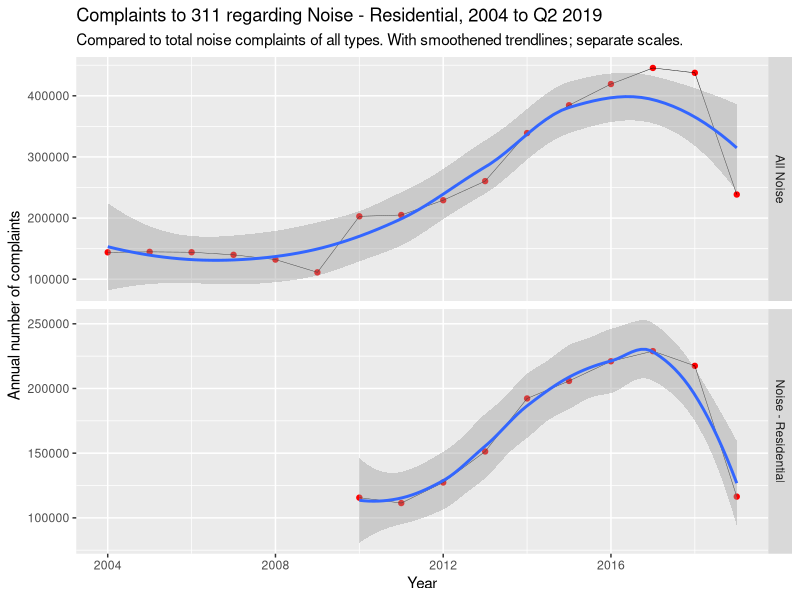
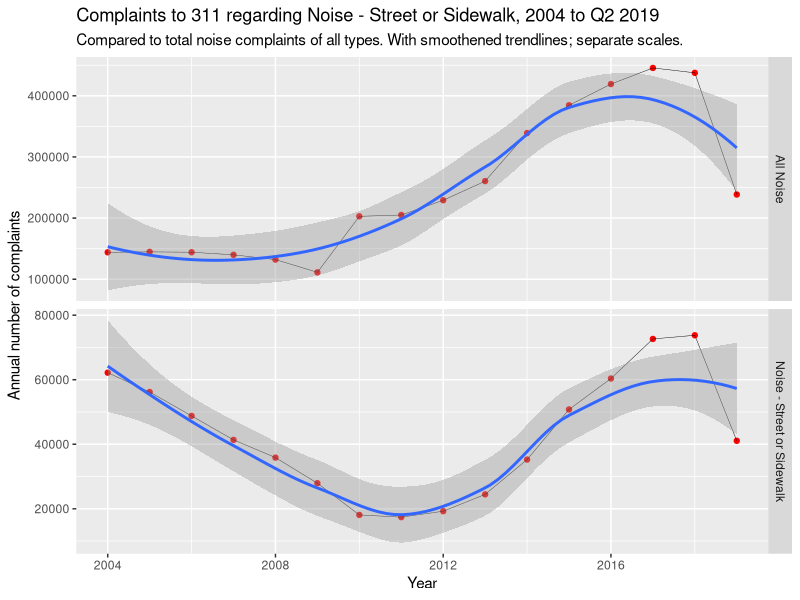
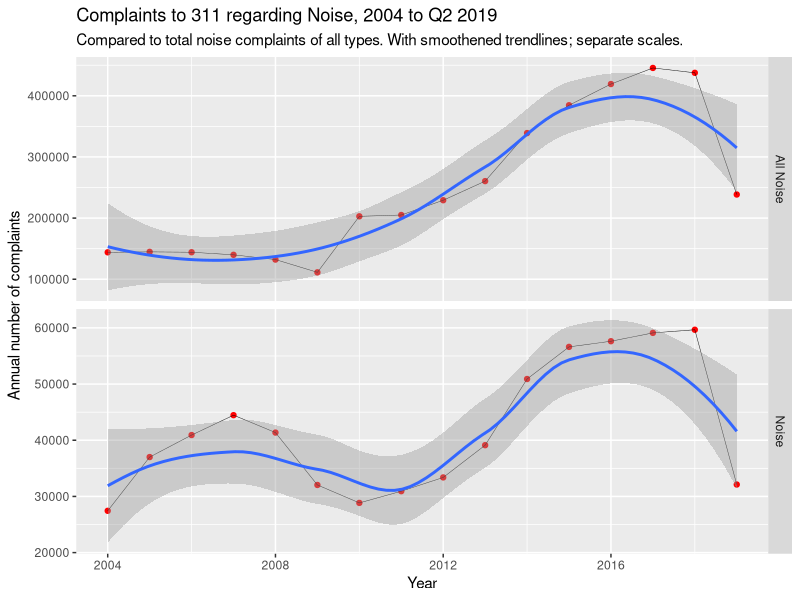
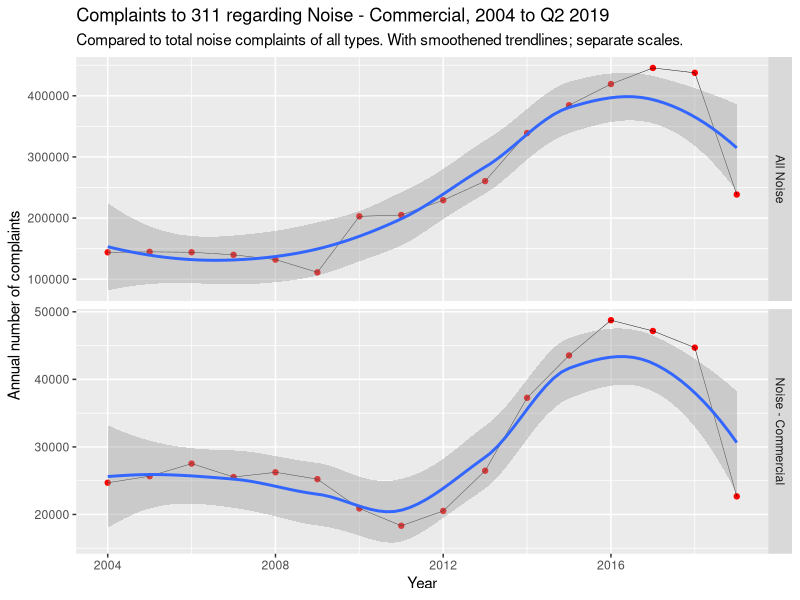
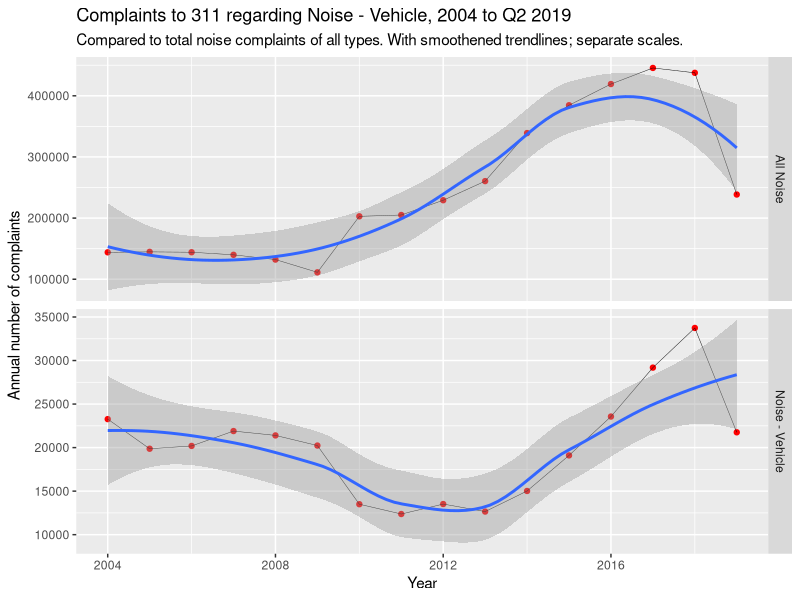
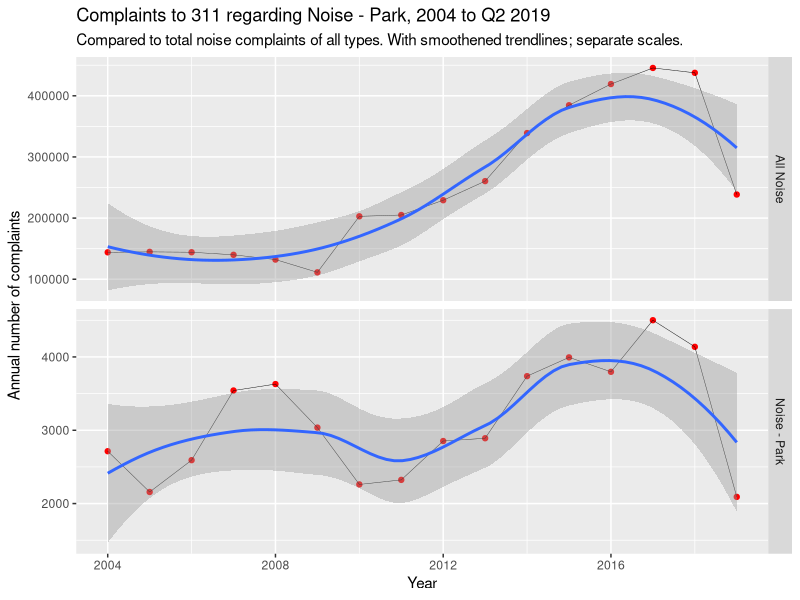
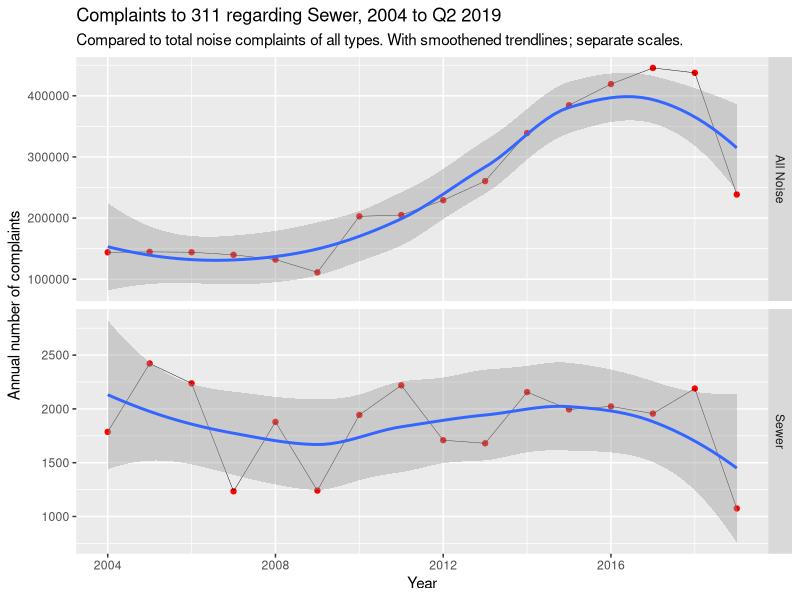
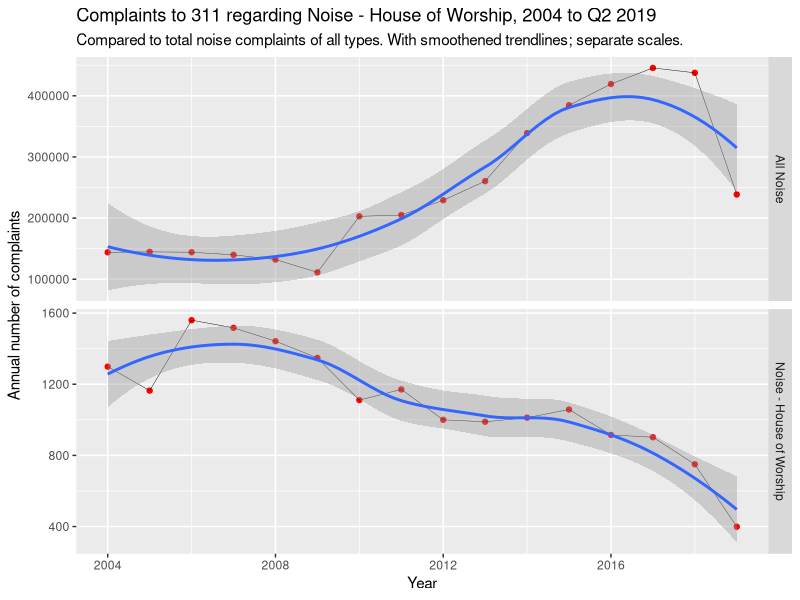

Write the R code that produced these figures, in order.
# Compare individual types of Noise with total noise

library(data.table)
library(ggplot2)
options(scipen = 100, digits = 10)

noiseType_Year <- fread("noiseType_Year.csv") 

# Compute "All Noise" totals for use in comparison graphs. BEFORE pruning types less than 1% of total as below. Total now 'cos "All Noise" is added as a Complaint.Type and will double total complaints in consideration.
x <- noiseType_Year[, .(Complaint.Type = "All Noise", N = sum(N)), by = Year]

# Omit "Complaint.Type" less than 1% of total. Or whatever percentage.
noiseType_Year <- 
  noiseType_Year[Complaint.Type %in% 
                   noiseType_Year[, sum(N), by = Complaint.Type][order(V1)][cumsum(V1) >= (sum(V1)*.01), ][,Complaint.Type], ]

# Add "All Noise" totals from x above
noiseType_Year <- rbind(noiseType_Year, x)
rm(x)

# Replace "/ " in Complaint.Type "Noise - Street/Sidewalk" (throws error in ggplot) 
noiseType_Year$Complaint.Type <- factor(gsub("/", " or ", noiseType_Year$Complaint.Type))

# PNG loop - compare noise types with All Noise ----

# Need to exclude All Noise vs All Noise in for loop

for (i in unique(noiseType_Year$Complaint.Type)) {
  ggsave(
    paste0("noiseType_", i, "_v_AllNoise.png"),
    ggplot(
      data = noiseType_Year[Complaint.Type == paste0(i, "|All Noise")],
      mapping = aes(x = Year, y = N, group = Complaint.Type)
    ) +
      facet_grid(Complaint.Type ~ ., scale = "free") +
      geom_point(
        data = noiseType_Year[Complaint.Type == i],
        size = 1.5,
        color = "red"
      ) +
      geom_line(data = noiseType_Year[Complaint.Type == i], size = 0.15) +
      geom_smooth(data = noiseType_Year[Complaint.Type == i]) +
      geom_point(
        data = noiseType_Year[Complaint.Type == "All Noise"],
        size = 1.5,
        color = "red"
      ) +
      geom_line(data = noiseType_Year[Complaint.Type == "All Noise"], size = 0.15) +
      geom_smooth(data = noiseType_Year[Complaint.Type == "All Noise"]) +
      labs(
        x = "Year",
        y = "Annual number of complaints",
        title = paste0("Complaints to 311 regarding ", i, ", 2004 to Q2 2019"),
        subtitle = "Compared to total noise complaints of all types. With smoothened trendlines; separate scales."
      ),
    dpi = "retina",
    device = 'png'
  )
}

rm(list = ls())
